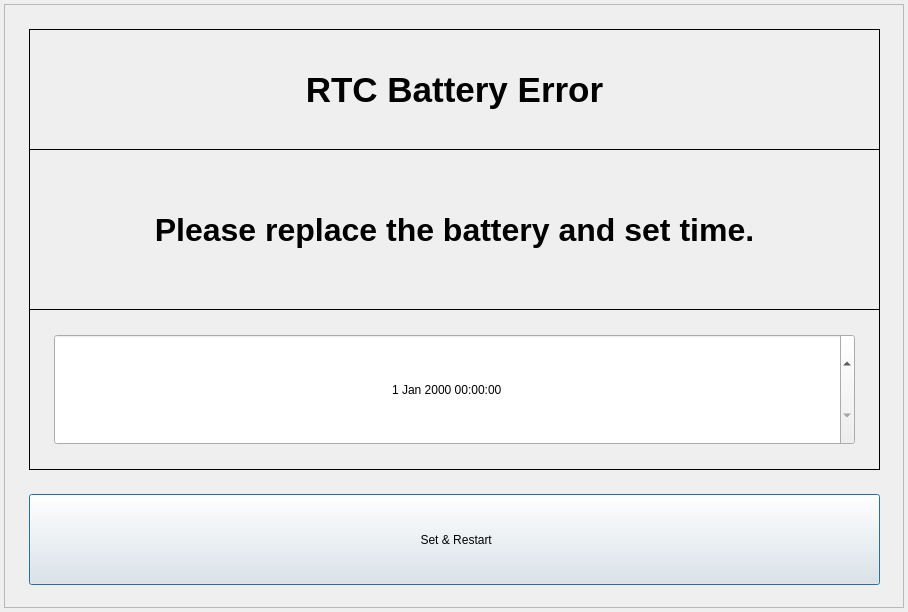
<?xml version="1.0" encoding="UTF-8"?>
<ui version="4.0">
 <class>RtcSetDialog</class>
 <widget class="QDialog" name="RtcSetDialog">
  <property name="geometry">
   <rect>
    <x>0</x>
    <y>0</y>
    <width>908</width>
    <height>612</height>
   </rect>
  </property>
  <property name="windowTitle">
   <string>RTC SET PROPERTY</string>
  </property>
  <widget class="QFrame" name="frame">
   <property name="geometry">
    <rect>
     <x>4</x>
     <y>4</y>
     <width>900</width>
     <height>604</height>
    </rect>
   </property>
   <property name="frameShape">
    <enum>QFrame::StyledPanel</enum>
   </property>
   <property name="frameShadow">
    <enum>QFrame::Raised</enum>
   </property>
   <widget class="QLabel" name="labelRtcTitle">
    <property name="geometry">
     <rect>
      <x>25</x>
      <y>25</y>
      <width>851</width>
      <height>121</height>
     </rect>
    </property>
    <property name="font">
     <font>
      <pointsize>26</pointsize>
      <weight>75</weight>
      <bold>true</bold>
     </font>
    </property>
    <property name="frameShape">
     <enum>QFrame::Box</enum>
    </property>
    <property name="text">
     <string>RTC Battery Error</string>
    </property>
    <property name="scaledContents">
     <bool>true</bool>
    </property>
    <property name="alignment">
     <set>Qt::AlignCenter</set>
    </property>
   </widget>
   <widget class="QPushButton" name="buttonSetRestart">
    <property name="geometry">
     <rect>
      <x>25</x>
      <y>490</y>
      <width>851</width>
      <height>91</height>
     </rect>
    </property>
    <property name="text">
     <string> Set &amp;&amp; Restart</string>
    </property>
   </widget>
   <widget class="QLabel" name="label">
    <property name="geometry">
     <rect>
      <x>25</x>
      <y>305</y>
      <width>851</width>
      <height>161</height>
     </rect>
    </property>
    <property name="frameShape">
     <enum>QFrame::Box</enum>
    </property>
    <property name="text">
     <string/>
    </property>
   </widget>
   <widget class="QDateTimeEdit" name="dateTimeRtc">
    <property name="geometry">
     <rect>
      <x>50</x>
      <y>330</y>
      <width>801</width>
      <height>111</height>
     </rect>
    </property>
    <property name="alignment">
     <set>Qt::AlignCenter</set>
    </property>
   </widget>
   <widget class="QLabel" name="labelRtcStatus">
    <property name="geometry">
     <rect>
      <x>25</x>
      <y>145</y>
      <width>851</width>
      <height>161</height>
     </rect>
    </property>
    <property name="font">
     <font>
      <pointsize>24</pointsize>
      <weight>75</weight>
      <bold>true</bold>
     </font>
    </property>
    <property name="frameShape">
     <enum>QFrame::Box</enum>
    </property>
    <property name="text">
     <string>Please replace the battery and set time.</string>
    </property>
    <property name="alignment">
     <set>Qt::AlignCenter</set>
    </property>
   </widget>
   <zorder>labelRtcTitle</zorder>
   <zorder>buttonSetRestart</zorder>
   <zorder>labelRtcStatus</zorder>
   <zorder>label</zorder>
   <zorder>dateTimeRtc</zorder>
  </widget>
 </widget>
 <layoutdefault spacing="6" margin="11"/>
 <resources/>
 <connections/>
</ui>
